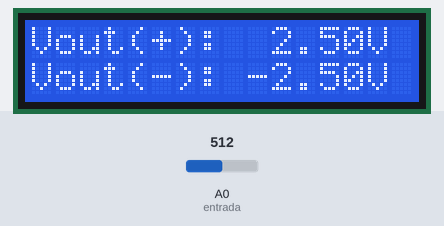
The sketch below on a simulated Arduino Uno, built with avr-gcc and run on an emulated ATmega328P. On the bench: 16×2 character LCD. The inputs (shaded band) are chosen by the test bench; at power-on: A0 (entrada) = 512.

Above: at 4.2 s.
4.3 s: A0 (entrada) set to 716
At 5.5 s:
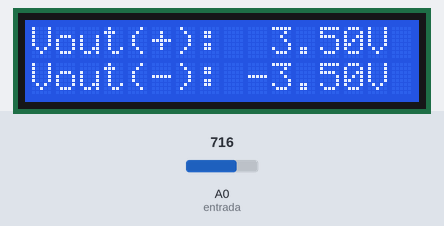
5.8 s: A0 (entrada) set to 900
At 6.8 s:
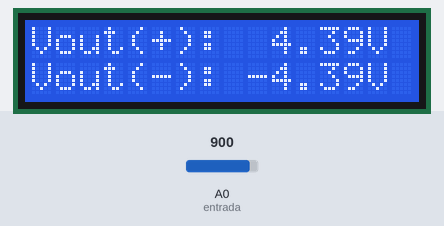
7.3 s: A0 (entrada) set to 1023
At 8.0 s:
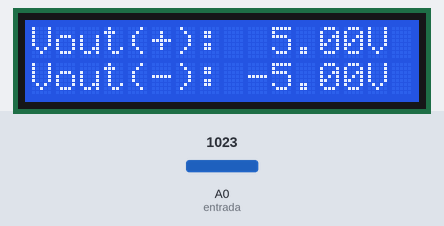
Timing chart, 0 to 10.3 s (numbered marks = the images above; inputs shaded):
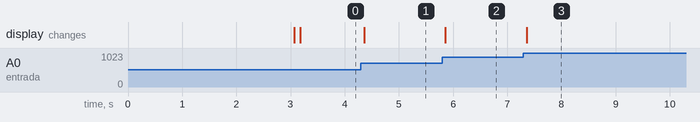

The sketch:

Voltimetro2.ino
```cpp
#include <LiquidCrystal.h>
#include <Wire.h>
#define entrada A0
LiquidCrystal lcd(7, 6, 5, 4, 3, 2);
float valor_analog, voltios;

void setup(){
  pinMode(entrada,INPUT);
  lcd.begin(16, 2);
  lcd.print("Bienvenido!");
  delay(3000);
  lcd.clear();}

void loop(){
  lcd.clear();
  voltaje_positivo();
  voltaje_negativo();
  valor_analog = analogRead(entrada);
  voltios = ((5.0*float(valor_analog))/1024.0);
  }

void voltaje_positivo(){
  lcd.setCursor(0, 0);
  lcd.print("Vout(+):  ");
  lcd.print(voltios);
  lcd.print("V");
  }

void voltaje_negativo(){
  if(-voltios < 0){
  lcd.setCursor(0, 1);
  lcd.print("Vout(-): ");
  lcd.print(-voltios);
  lcd.print("V");}

  if(-voltios == 0){
  lcd.setCursor(0, 1);
  lcd.print("Vout(-):  ");
  lcd.print(-voltios);
  lcd.print("V");}
  delay(100);}
```

Measured:
- after the input at 4.3 s, the display: changes after 0.06 s (image 1)
- after the input at 5.8 s, the display: changes after 0.06 s (image 2)
- after the input at 7.3 s, the display: changes after 0.06 s (image 3)
